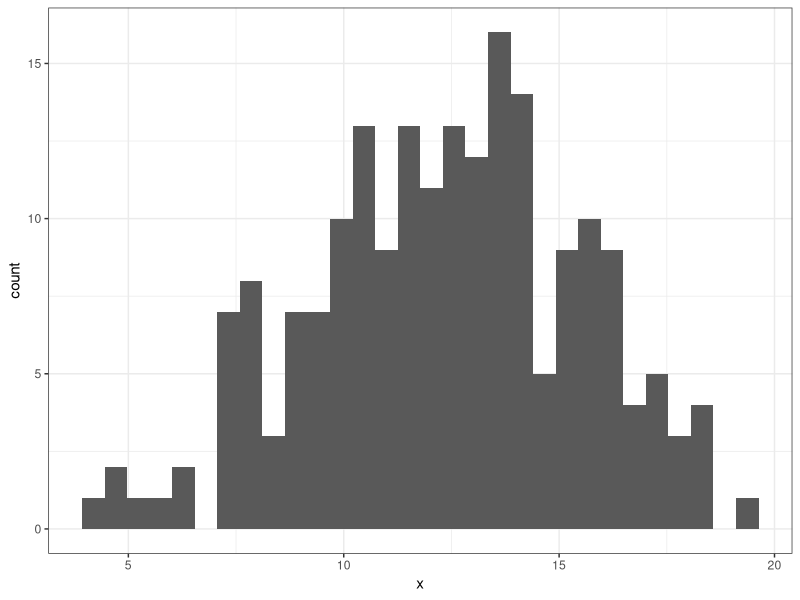
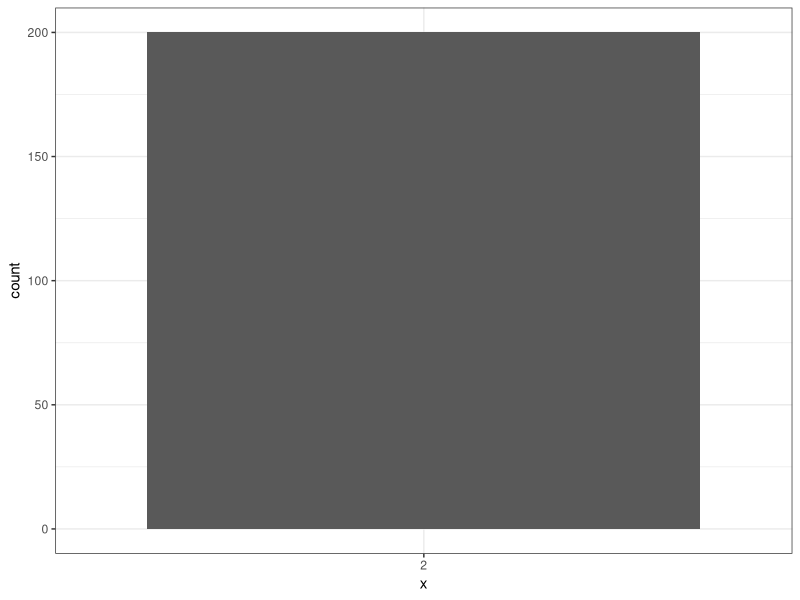
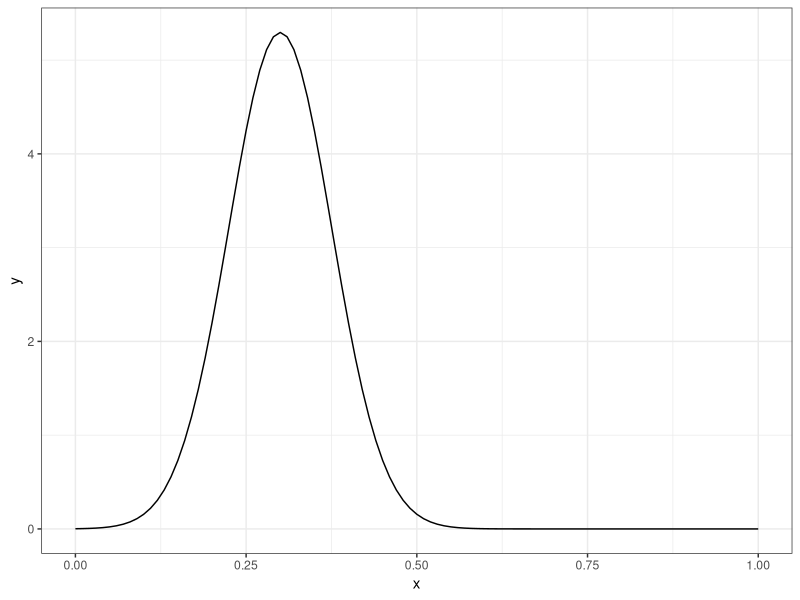
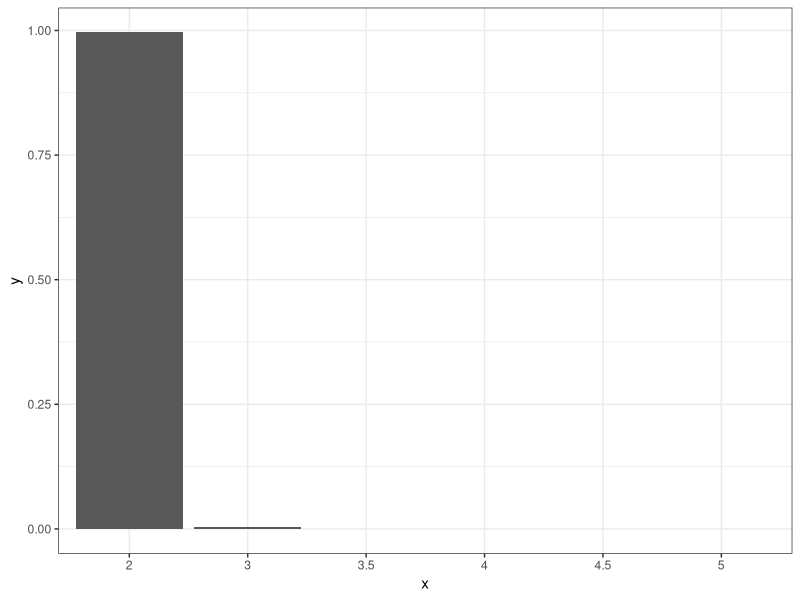
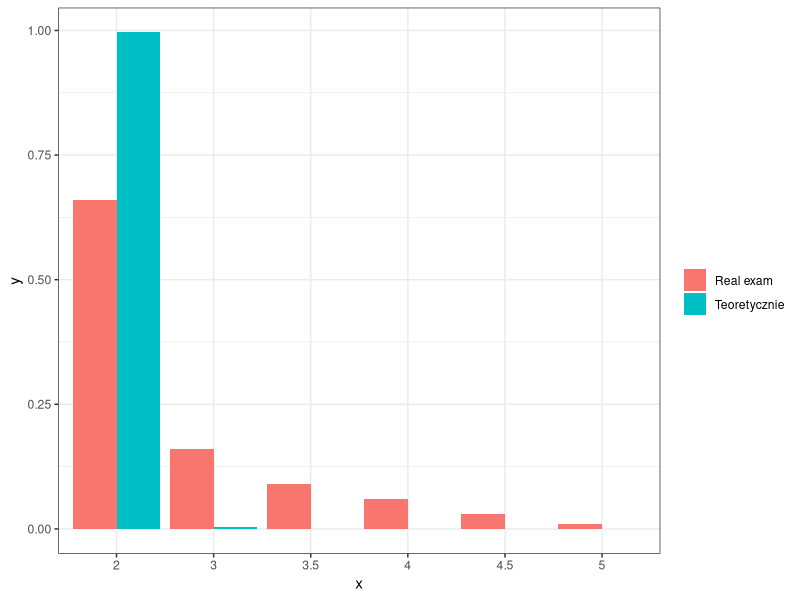
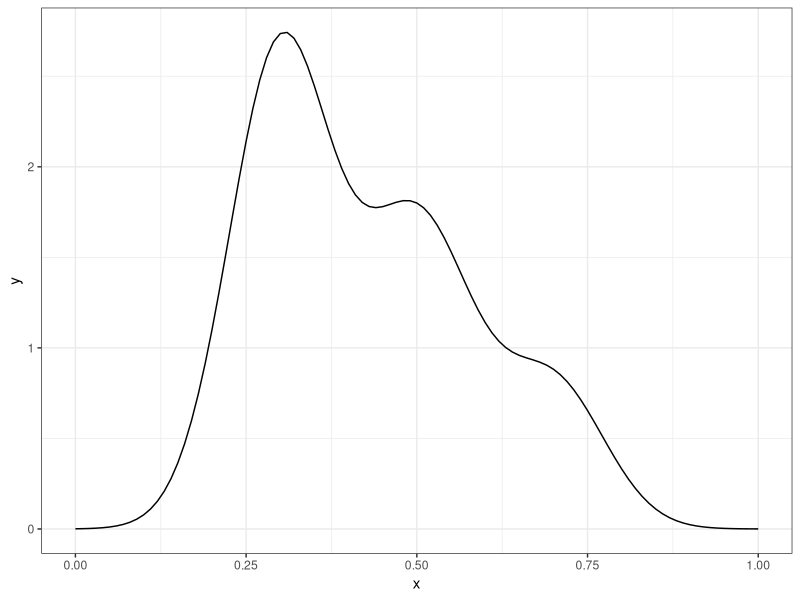
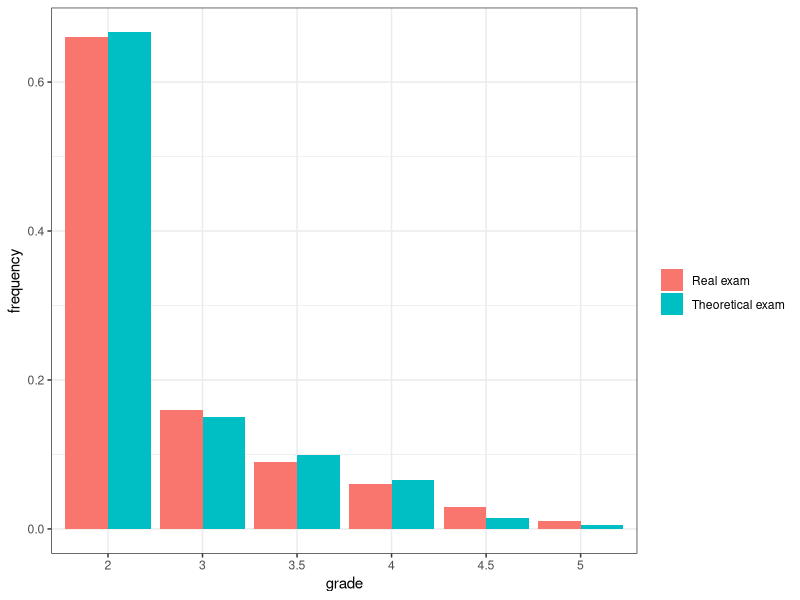
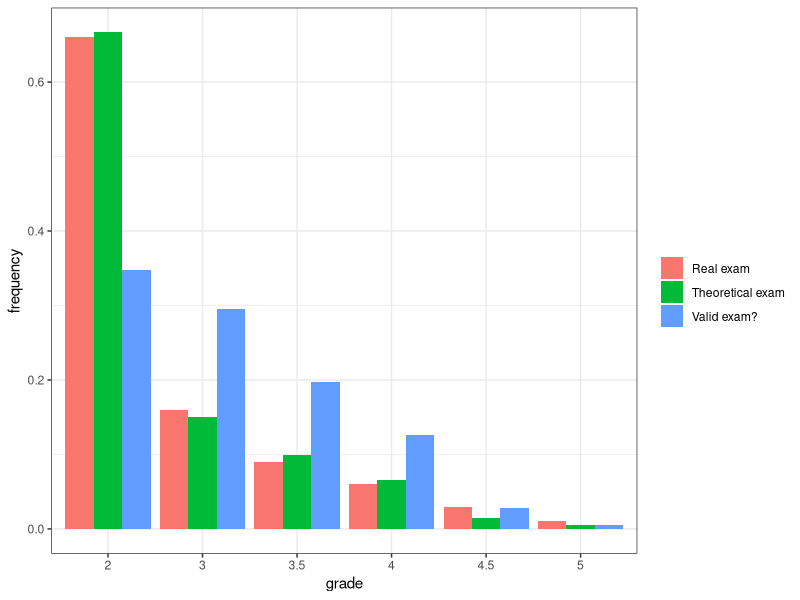

The R source for these figures, in order:
library(ggplot2)

a <- 1
b <- 0
p <- 0.3
n <- 37
mi <- p*a + (1 - p)*b
var <- p*(1 - p)
std <- sqrt(var)/sqrt(n)

p2 <- 0.5
mi2 <- p2*a + (1 - p2)*b
var2 <- p2*(1 - p2)
std2 <- sqrt(var2)/sqrt(n)

p3 <- 0.7
mi3 <- p3*a + (1 - p3)*b
var3 <- p3*(1 - p3)
std3 <- sqrt(var3)/sqrt(n)

sample <- rnorm(200, mi, std)
data <- data.frame(x = 40 * sample)
ggplot(data, aes(x)) +
  geom_histogram() +
  theme_bw()

grades <- cut(sample, breaks = c(0, 0.5, 0.6, 0.7, 0.8, 0.9, 1)*40)
levels(grades) <- c("2", "3", "3.5", "4", "4.5", "5")

data <- data.frame(x = grades)

ggplot(data, aes(x)) +
  geom_bar() +
  theme_bw()

data_lev <- data.frame(x = sample)
ggplot(data_lev, aes(x)) +
  stat_function(fun = function(x) {dnorm(x, mi, std)}) +
  xlim(0,1) +
  theme_bw()

grade <- c("2", "3", "3.5", "4", "4.5", "5")
prob1 <- c(pnorm(0.5, mi, std),
          pnorm(0.6, mi, std) - pnorm(0.5, mi, std),
          pnorm(0.7, mi, std) - pnorm(0.6, mi, std),
          pnorm(0.8, mi, std) - pnorm(0.7, mi, std),
          pnorm(0.9, mi, std) - pnorm(0.8, mi, std),
          1 - pnorm(0.9, mi, std))


theoretical_dist <- data.frame(x = grade, y = prob1, t = 'Teoretycznie')

ggplot(theoretical_dist, aes(x, y)) +
  geom_col() +
  theme_bw()


prob_emp <- c(0.66, 0.16, 0.09, 0.06, 0.03, 0.01)
empirical_dist <- data.frame(x = grade, y = prob_emp, t = 'Real exam')

dist_stack <- rbind(theoretical_dist, empirical_dist)

ggplot(dist_stack, aes(x, y, fill = t)) +
  geom_col(position = "dodge") +
  theme_bw() +
  labs(fill = "")

chisq.test(213*round(prob1, 2), 213*prob_emp)

ggplot(data_lev, aes(x)) +
  stat_function(fun = function(x) {0.5*dnorm(x, mi, std) + 
      0.35*dnorm(x, mi2, std2) + 
      0.15*dnorm(x, mi3, std3)}) +
  xlim(0,1) +
  theme_bw()

mixture_model <- function(x, mi, mi2, mi3, std, std2, std3)
{
  0.5*pnorm(x, mi, std) +
    0.35*pnorm(x, mi2, std2) + 
    0.15*pnorm(x, mi3, std3)
}

prob_theo <- c(mixture_model(0.5, mi, mi2, mi3, std, std2, std3),
           mixture_model(0.6, mi, mi2, mi3, std, std2, std3) - mixture_model(0.5, mi, mi2, mi3, std, std2, std3),
           mixture_model(0.7, mi, mi2, mi3, std, std2, std3) - mixture_model(0.6, mi, mi2, mi3, std, std2, std3),
           mixture_model(0.8, mi, mi2, mi3, std, std2, std3) - mixture_model(0.7, mi, mi2, mi3, std, std2, std3),
           mixture_model(0.9, mi, mi2, mi3, std, std2, std3) - mixture_model(0.8, mi, mi2, mi3, std, std2, std3),
           1 - mixture_model(0.9, mi, mi2, mi3, std, std2, std3))

prob_theo_2 <- ceiling(prob_theo*210)/sum(ceiling(prob_theo*210))

theoretical_dist <- data.frame(x = grade, y = prob_theo_2, t = 'Theoretical exam')

dist_stack <- rbind(theoretical_dist, empirical_dist)

ggplot(dist_stack, aes(x, y, fill = t)) +
  geom_col(position = "dodge") +
  theme_bw() +
  labs(fill = "", x = "grade", y = "frequency")

mixture_model_2 <- function(x, mi, mi2, mi3, std, std2, std3)
{
  0.7*pnorm(x, mi2, std2) + 
    0.3*pnorm(x, mi3, std3)
}

prob_theo_fixed <- c(mixture_model_2(0.5, mi, mi2, mi3, std, std2, std3),
               mixture_model_2(0.6, mi, mi2, mi3, std, std2, std3) - mixture_model_2(0.5, mi, mi2, mi3, std, std2, std3),
               mixture_model_2(0.7, mi, mi2, mi3, std, std2, std3) - mixture_model_2(0.6, mi, mi2, mi3, std, std2, std3),
               mixture_model_2(0.8, mi, mi2, mi3, std, std2, std3) - mixture_model_2(0.7, mi, mi2, mi3, std, std2, std3),
               mixture_model_2(0.9, mi, mi2, mi3, std, std2, std3) - mixture_model_2(0.8, mi, mi2, mi3, std, std2, std3),
               1 - mixture_model_2(0.9, mi, mi2, mi3, std, std2, std3))

prob_theo_fixed_2 <- ceiling(prob_theo_fixed*210)/sum(ceiling(prob_theo_fixed*210))

theoretical_dist_fixed <- data.frame(x = grade, y = prob_theo_fixed_2, t = 'Valid exam?')

dist_stack <- rbind(theoretical_dist, empirical_dist, theoretical_dist_fixed)

ggplot(dist_stack, aes(x, y, fill = t)) +
  geom_col(position = "dodge") +
  theme_bw() +
  labs(fill = "", x = "grade", y = "frequency")

ggplot(data_lev, aes(x)) +
  stat_function(fun = function(x) {0.7*dnorm(x, mi2, std2) + 
      0.3*dnorm(x, mi3, std3)}) +
  xlim(0,1) +
  theme_bw()

library(dplyr)
dist_stack %>%
  group_by(t = "Real exam") %>%
  ggplot(aes(x, y, fill = t)) +
  geom_col(position = "dodge") +
  theme_bw() +
  labs(fill = "", x = "grade", y = "frequency") +
  theme(legend.position = 'none')
